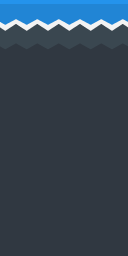

A 2D game scene composited from a Tiled map and its tileset images. What follows is a short description and the map's XML, with every tile layer's data as written:
An orthogonal 2x4 tile map with 64x64 px tiles, 1 tile layer (layer_1).

<map version="1.0" orientation="orthogonal" renderorder="left-down" width="2" height="4" tilewidth="64" tileheight="64" nextobjectid="1">
 <tileset firstgid="1" name="core" tilewidth="64" tileheight="64" spacing="1" margin="1" tilecount="21" columns="3">
  <properties>
   <property name="collision" type="bool" value="true" />
  </properties>
  <image source="../core.png" width="256" height="512" />
  <terraintypes>
   <terrain name="floor" tile="5">
    <properties>
     <property name="collision" type="bool" value="true" />
     <property name="tile_name" value="tile%s_05" />
    </properties>
   </terrain>
   <terrain name="inside" tile="6">
    <properties>
     <property name="tile_name" value="tile%s_03" />
    </properties>
   </terrain>
   <terrain name="obstacle" tile="10">
    <properties>
     <property name="collision" type="bool" value="true" />
     <property name="tile_name" value="door%s" />
    </properties>
   </terrain>
   <terrain name="obstacle_end" tile="9">
    <properties>
     <property name="collision" type="bool" value="true" />
     <property name="tile_name" value="door%s_top" />
    </properties>
   </terrain>
   <terrain name="pass" tile="4">
    <properties>
     <property name="collision_pass" type="bool" value="true" />
     <property name="tile_name" value="tileBlue_08" />
    </properties>
   </terrain>
  </terraintypes>
  <tile id="2" />
  <tile id="3" />
  <tile id="4" terrain="4,4,4,4">
   <properties>
     <property name="collision_pass" type="bool" value="true" />
     <property name="tile_name" value="tileBlue_08" />
   </properties>
  </tile>
  <tile id="5" terrain="0,0,0,0">
   <properties>
     <property name="collision" type="bool" value="true" />
     <property name="tile_name" value="tile%s_05" />
   </properties>
  </tile>
  <tile id="6" terrain="1,1,1,1">
    <properties>
     <property name="tile_name" value="tile%s_03" />
    </properties>
  </tile>
  <tile id="7" />
  <tile id="8" />
  <tile id="9" terrain="3,3,3,3" />
  <tile id="10" terrain="2,2,2,2" />
 </tileset>
 <layer name="layer_1" width="2" height="4">
  <data>
   <tile gid="6" />
   <tile gid="6" />
   <tile gid="7" />
   <tile gid="7" />
   <tile gid="7" />
   <tile gid="7" />
   <tile gid="7" />
   <tile gid="7" />
  </data>
 </layer>
</map>
